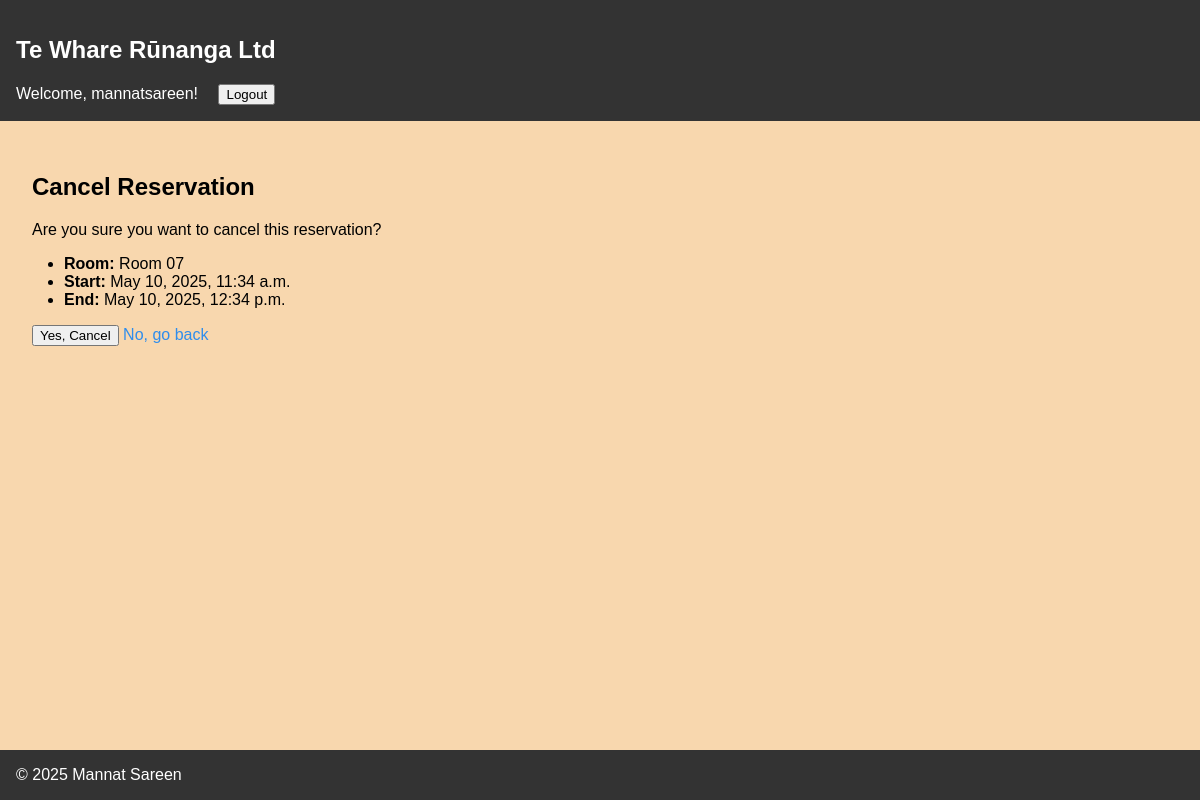
Page /cancel/20/ (signed in) on the committed database.
### reservations/models.py (models this page shows, shortened)
class TheReservation(models.Model):
    user       = models.ForeignKey(User, on_delete=models.CASCADE)
    room       = models.ForeignKey(Rooms, on_delete=models.CASCADE)
    start_time = models.DateTimeField()
    end_time   = models.DateTimeField()
    created_at = models.DateTimeField(auto_now_add=True)
    class Meta:
        ordering = ['start_time']
        unique_together = ('room', 'start_time', 'end_time')

class Rooms(models.Model):
    name        = models.CharField(max_length=100)
    location    = models.CharField(max_length=100)
    capacity    = models.PositiveIntegerField()
    description = models.TextField(blank=True)

### reservations/views.py (the view)
# urls.py: path('cancel/<int:pk>/', views.reservations_cancelling, name='reservations_cancel'),
@login_required
def reservations_cancelling(request, pk):
    res = get_object_or_404(TheReservation, pk=pk, user=request.user)
    if request.method == 'POST':
        res.delete()
        messages.success(request, 'Reservation cancelled.')
        return redirect('my_reservations')
    return render(request, 'reservations/reservations_cancel.html', {'reservation': res})

### reservations/templates/reservations/reservations_cancel.html (shortened to what this page needs)
{% extends "base.html" %}
{% block content %}
<h2>Cancel Reservation</h2>
<p>Are you sure you want to cancel this reservation?</p>
<ul>
    <li><strong>Room:</strong> {{ reservation.room.name }}</li>
    <li><strong>Start:</strong> {{ reservation.start_time }}</li>
    <li><strong>End:</strong> {{ reservation.end_time }}</li>
</ul>
<form method="post">
    <button type="submit">Yes, Cancel</button>
    <a href="{% url 'my_reservations' %}">No, go back</a>
</form>
{% endblock %}

### reservations/templates/base.html (shortened to what this page needs)
<!DOCTYPE html>
<html lang="en">
<head>
</head>
<body>
<header>
    <h2>Te Whare Rūnanga Ltd</h2>
    <nav style="margin-top: 1rem;">
        {% if user.is_authenticated %}
            <span>Welcome, {{ user.username }}!</span>
            <form method="post" action="{% url 'logout' %}" style="display:inline;">
                <button type="submit" style="margin-left:1rem;">Logout</button>
            </form>
        {% else %}
            <a href="{% url 'login' %}">Login</a> |
            <a href="{% url 'register' %}">Register</a>
        {% endif %}
    </nav>
</header>
<main>
    {% block content %}
    {% endblock %}
</main>
<footer>
    &copy; 2025 Mannat Sareen
</footer>
</body>
</html>

### reservations/templates/base.html (style rules this page uses)
* { box-sizing: border-box; }
body { margin: 0; font-family: Arial, sans-serif; background-color: #f8d7ae; display: flex; flex-direction: column; min-height: 100vh; }
header, footer { background-color: #333; color: #ffffff; padding: 1rem; }
main { flex: 1; padding: 2rem; }
a { color: #2f8dec; text-decoration: none; }
ul { list-style: disc; padding-left: 2rem; }

### rows in the picture
TheReservation: room.name "Room 07", start_time "May 10, 2025, 11:34 a.m.", end_time "May 10, 2025, 12:34 p.m."

### other values in the picture
{{ user.username }} "mannatsareen"
